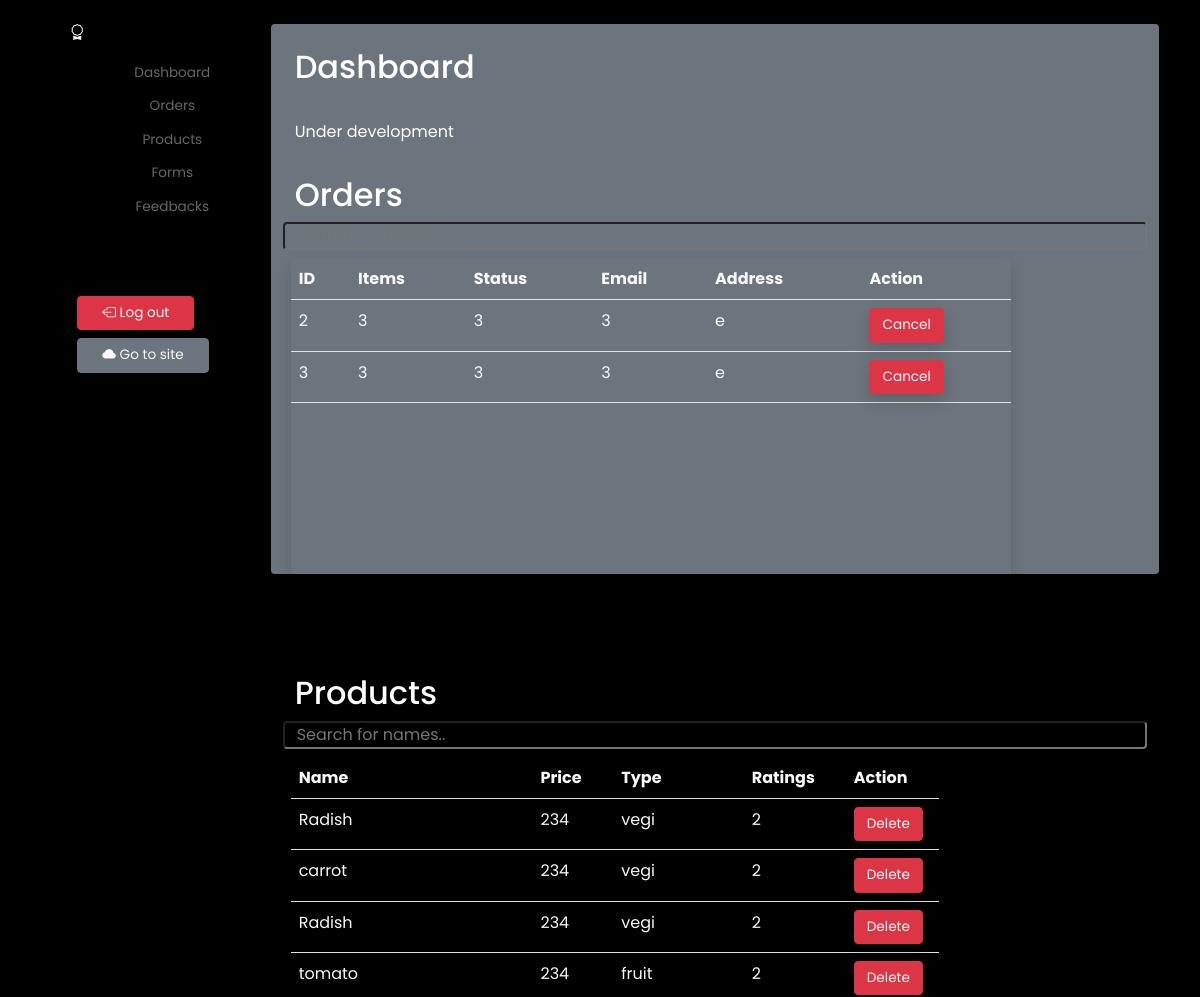
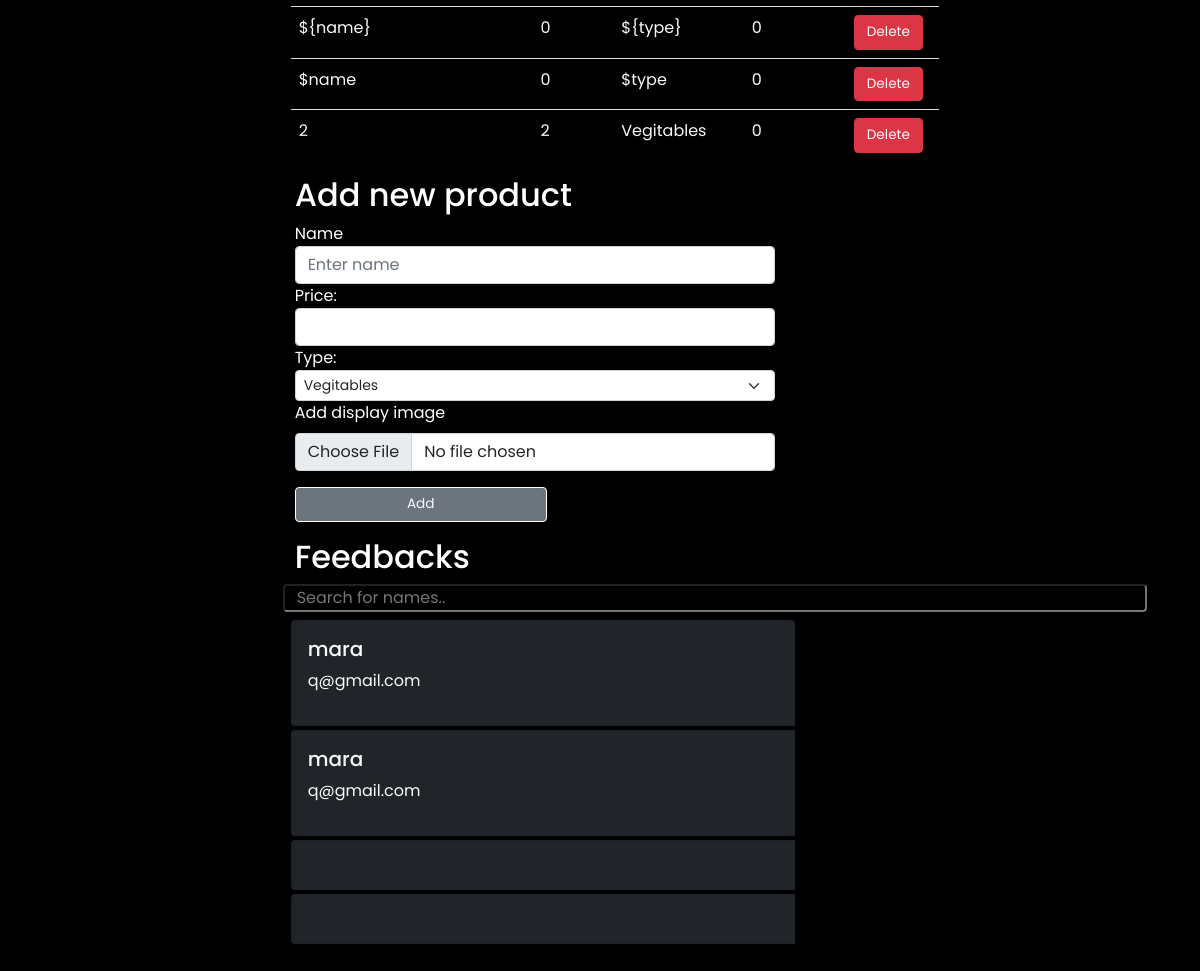
The app's page /admin.php with its own data (2 pictures, top to bottom).
### tables this page shows
CREATE TABLE `orders` (
  `Id` int(100) NOT NULL,
  `address` varchar(255) NOT NULL,
  `items` int(255) NOT NULL,
  `user_email` varchar(255) NOT NULL,
  `status` varchar(255) NOT NULL
);

CREATE TABLE `product` (
  `Id` int(11) NOT NULL,
  `Name` varchar(119) NOT NULL,
  `Price` int(11) NOT NULL,
  `Ratings` int(11) NOT NULL,
  `type` varchar(100) NOT NULL,
  `path` varchar(100) NOT NULL
);

CREATE TABLE `feedback` (
  `id` int(255) NOT NULL,
  `user_email` varchar(255) NOT NULL,
  `subject` varchar(255) NOT NULL,
  `text` varchar(255) NOT NULL,
  `reply` varchar(255) NOT NULL
);

### orders_data.php (called while the page is built, shortened)
<?php
include 'connection.php';
$orders = array();
$sqlx = "SELECT * FROM orders";
$resultx = mysqli_query($link, $sqlx);
$i = 0;
while ($row = mysqli_fetch_array($resultx)) {
        $orders[$i] = new order();
        $orders[$i]->id = $row['Id'];
        $orders[$i]->items = $row['items'];
        $orders[$i]->status = $row['status'];
        $orders[$i]->user_email = $row['user_email'];
        $orders[$i]->address = $row['address'];
        $i++;
}

### product_data.php (called while the page is built, shortened)
<?php
include 'connection.php';
$products = array();
$sqlx = "SELECT * FROM product";
$resultx = mysqli_query($link, $sqlx);
$i = 0;
while ($row = mysqli_fetch_array($resultx)) {
        $products[$i] = new pt();
        $products[$i]->name = $row['Name'];
        $products[$i]->price = $row['Price'];
        $products[$i]->rate = $row['Ratings'];
        $products[$i]->path = $row['path'];
        $products[$i]->type = $row['type'];
        $i++;
}

### msg_data.php (called while the page is built, shortened)
<?php
include 'connection.php';
$msg = array();
$sqlx = "SELECT * FROM feedback where reply = ''";
$resultx = mysqli_query($link, $sqlx);
$i = 0;
while ($row = mysqli_fetch_array($resultx)) {
        $msg[$i] = new order();
        $msg[$i]->id = $row['id'];
        $msg[$i]->subject = $row['subject'];
        $msg[$i]->user_email = $row['user_email'];
        $msg[$i]->text = $row['text'];
        $i++;
}

### dataShow_product_module.php (the view, shortened to what this page needs)
<?php
function product_list()
{
        include 'product_data.php';
        $j = 0;
        while ($j < $i) {
                echo '<tr >
                    <td>' . $products[$j]->name . '</td>
                    <td>' . $products[$j]->price . '</td>
                    <td>' . $products[$j]->type . '</td>
                    <td>' . $products[$j]->rate . '</td>
                    <td><button class="text-light shadow btn btn-danger">Delete</button></td>
                  </tr>';
                $j++;
        }
}
?>

### dataShow_orders_module.php (shortened to what this page needs)
<?php
function order_list()
{
        include 'orders_data.php';
        $j = 0;
        while ($j < $i) {
                echo '<tr >
                    <td>' . $orders[$j]->id . '</td>
                    <td>' . $orders[$j]->items . '</td>
                    <td>' . $orders[$j]->status . '</td>
                    <td>' . $orders[$j]->user_email . '</td>
                    <td>' . $orders[$j]->address . '</td>
                    <td><button class="text-light shadow btn btn-danger">Cancel</button></td>
                  </tr>';
                $j++;
        }
}
?>

### dataShow_msg_module.php (shortened to what this page needs)
<?php
function msg_list()
{
        include 'msg_data.php';
        $j = 0;
        while ($j < $i) {
                echo ' <div onclick="toReply(\''.$msg[$j]->text.'\',\''.$msg[$j]->user_email.'\')" class="card bg-dark z  mb-1" style="">
                                <div class="card-body text-light" >
                                        <h5>'.$msg[$j]->subject.'</h5>
                                        <p>'.$msg[$j]->user_email.'</p>
                                </div>
                        </div>
        ';
                $j++;
        }
}
?>

### assets/css/main.css (style rules this page uses)
* { margin: 0; padding: 0; box-sizing: border-box; font-family: 'Poppins', sans-serif; }
.btn { color: #666; font-size: 0.85rem; }

### records on screen
orders: Id "2", items "3", status "3", user_email "3", address "e"
product: Name "carrot", Price "234", type "vegi", Ratings "2"
product: Name "tomato", Price "234", type "fruit", Ratings "2"
product: Name "${name}", Price "0", type "${type}", Ratings "0"
product: Name "$name", Price "0", type "$type", Ratings "0"
product: Name "2", Price "2", type "Vegitables", Ratings "0"
feedback: subject "mara", user_email "q@gmail.com"
feedback: subject "mara", user_email "q@gmail.com"

### other values on screen
$orders[$j]->id "3"
$orders[$j]->items "3"
$orders[$j]->status "3"
$orders[$j]->user_email "3"
$orders[$j]->address "e"
$products[$j]->name "Radish"
$products[$j]->price "234"
$products[$j]->type "vegi"
$products[$j]->rate "2"
